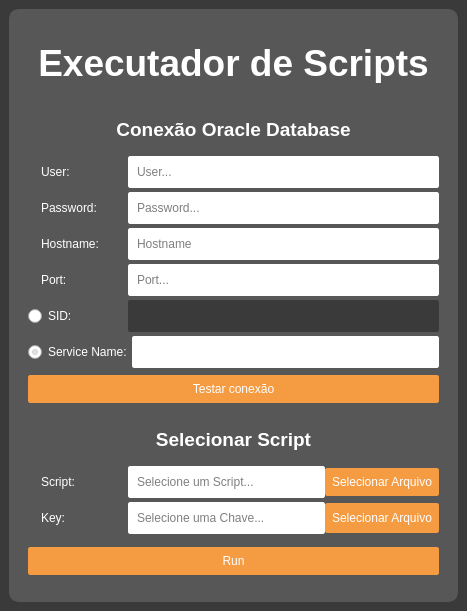
<?xml version="1.0" encoding="UTF-8"?>
<ui version="4.0">
 <class>MainWindow</class>
 <widget class="QMainWindow" name="MainWindow">
  <property name="geometry">
   <rect>
    <x>0</x>
    <y>0</y>
    <width>451</width>
    <height>611</height>
   </rect>
  </property>
  <property name="windowTitle">
   <string>MainWindow</string>
  </property>
  <widget class="QWidget" name="centralwidget">
   <property name="styleSheet">
    <string notr="true">#centralwidget {
	background-color: #3b3a3a
}

QFrame {
	background-color: #575757;
	padding: 5px;
	border: 5px solid #575757;
	border-radius: 10px
}

QLabel, QRadioButton {
	color: #fff
}

QLineEdit, QPushButton {
	padding: 6px
}

QLineEdit {
	border: 1px solid #fff;
	border-radius: 2px;
}

QLineEdit:disabled {
	background-color: #3b3a3a;
	border: 1px solid #3b3a3a;
}

QPushButton {
	background-color: #f59b42;
	border: 1px solid #f59b42;
	border-radius: 2px;
	color: #fff;
}

QPushButton:hover {
	background-color: orange;
	border: 1px solid orange;
}

#pushButtonTest {
	margin-top: 5px
}

</string>
   </property>
   <layout class="QGridLayout" name="gridLayout">
    <item row="0" column="0">
     <widget class="QFrame" name="frame">
      <property name="maximumSize">
       <size>
        <width>800</width>
        <height>16777215</height>
       </size>
      </property>
      <property name="frameShape">
       <enum>QFrame::Shape::StyledPanel</enum>
      </property>
      <property name="frameShadow">
       <enum>QFrame::Shadow::Raised</enum>
      </property>
      <layout class="QVBoxLayout" name="verticalLayout_6">
       <property name="spacing">
        <number>6</number>
       </property>
       <item>
        <widget class="QLabel" name="label">
         <property name="minimumSize">
          <size>
           <width>0</width>
           <height>60</height>
          </size>
         </property>
         <property name="maximumSize">
          <size>
           <width>16777215</width>
           <height>60</height>
          </size>
         </property>
         <property name="font">
          <font>
           <pointsize>28</pointsize>
           <bold>true</bold>
          </font>
         </property>
         <property name="text">
          <string>Executador de Scripts</string>
         </property>
         <property name="alignment">
          <set>Qt::AlignmentFlag::AlignCenter</set>
         </property>
        </widget>
       </item>
       <item>
        <layout class="QVBoxLayout" name="verticalLayout_3">
         <property name="spacing">
          <number>0</number>
         </property>
         <item>
          <widget class="QLabel" name="label_8">
           <property name="minimumSize">
            <size>
             <width>0</width>
             <height>50</height>
            </size>
           </property>
           <property name="maximumSize">
            <size>
             <width>16777215</width>
             <height>50</height>
            </size>
           </property>
           <property name="font">
            <font>
             <pointsize>14</pointsize>
             <bold>true</bold>
            </font>
           </property>
           <property name="text">
            <string>Conexão Oracle Database</string>
           </property>
           <property name="alignment">
            <set>Qt::AlignmentFlag::AlignCenter</set>
           </property>
           <property name="margin">
            <number>0</number>
           </property>
          </widget>
         </item>
         <item>
          <layout class="QHBoxLayout" name="horizontalLayout">
           <item>
            <widget class="QLabel" name="label_2">
             <property name="minimumSize">
              <size>
               <width>100</width>
               <height>36</height>
              </size>
             </property>
             <property name="maximumSize">
              <size>
               <width>16777215</width>
               <height>36</height>
              </size>
             </property>
             <property name="text">
              <string>User:</string>
             </property>
            </widget>
           </item>
           <item>
            <widget class="QLineEdit" name="lineEditUser">
             <property name="minimumSize">
              <size>
               <width>0</width>
               <height>32</height>
              </size>
             </property>
             <property name="maximumSize">
              <size>
               <width>16777215</width>
               <height>32</height>
              </size>
             </property>
             <property name="placeholderText">
              <string>User...</string>
             </property>
            </widget>
           </item>
          </layout>
         </item>
         <item>
          <layout class="QHBoxLayout" name="horizontalLayout_2">
           <item>
            <widget class="QLabel" name="label_3">
             <property name="minimumSize">
              <size>
               <width>100</width>
               <height>36</height>
              </size>
             </property>
             <property name="maximumSize">
              <size>
               <width>16777215</width>
               <height>36</height>
              </size>
             </property>
             <property name="text">
              <string>Password:</string>
             </property>
            </widget>
           </item>
           <item>
            <widget class="QLineEdit" name="lineEditPwd">
             <property name="minimumSize">
              <size>
               <width>0</width>
               <height>32</height>
              </size>
             </property>
             <property name="maximumSize">
              <size>
               <width>16777215</width>
               <height>32</height>
              </size>
             </property>
             <property name="placeholderText">
              <string>Password...</string>
             </property>
            </widget>
           </item>
          </layout>
         </item>
         <item>
          <layout class="QHBoxLayout" name="horizontalLayout_3">
           <item>
            <widget class="QLabel" name="label_4">
             <property name="minimumSize">
              <size>
               <width>100</width>
               <height>36</height>
              </size>
             </property>
             <property name="maximumSize">
              <size>
               <width>16777215</width>
               <height>36</height>
              </size>
             </property>
             <property name="text">
              <string>Hostname:</string>
             </property>
            </widget>
           </item>
           <item>
            <widget class="QLineEdit" name="lineEditHost">
             <property name="minimumSize">
              <size>
               <width>0</width>
               <height>32</height>
              </size>
             </property>
             <property name="maximumSize">
              <size>
               <width>16777215</width>
               <height>32</height>
              </size>
             </property>
             <property name="placeholderText">
              <string>Hostname</string>
             </property>
            </widget>
           </item>
          </layout>
         </item>
         <item>
          <layout class="QHBoxLayout" name="horizontalLayout_4">
           <item>
            <widget class="QLabel" name="label_5">
             <property name="minimumSize">
              <size>
               <width>100</width>
               <height>36</height>
              </size>
             </property>
             <property name="maximumSize">
              <size>
               <width>16777215</width>
               <height>36</height>
              </size>
             </property>
             <property name="text">
              <string>Port:</string>
             </property>
            </widget>
           </item>
           <item>
            <widget class="QLineEdit" name="lineEditPort">
             <property name="minimumSize">
              <size>
               <width>0</width>
               <height>32</height>
              </size>
             </property>
             <property name="maximumSize">
              <size>
               <width>16777215</width>
               <height>32</height>
              </size>
             </property>
             <property name="placeholderText">
              <string>Port...</string>
             </property>
            </widget>
           </item>
          </layout>
         </item>
         <item>
          <layout class="QHBoxLayout" name="horizontalLayout_5">
           <item>
            <widget class="QRadioButton" name="radioButtonSID">
             <property name="minimumSize">
              <size>
               <width>100</width>
               <height>36</height>
              </size>
             </property>
             <property name="maximumSize">
              <size>
               <width>16777215</width>
               <height>36</height>
              </size>
             </property>
             <property name="text">
              <string>SID:</string>
             </property>
            </widget>
           </item>
           <item>
            <widget class="QLineEdit" name="lineEditSID">
             <property name="enabled">
              <bool>false</bool>
             </property>
             <property name="minimumSize">
              <size>
               <width>0</width>
               <height>32</height>
              </size>
             </property>
             <property name="maximumSize">
              <size>
               <width>16777215</width>
               <height>32</height>
              </size>
             </property>
            </widget>
           </item>
          </layout>
         </item>
         <item>
          <layout class="QHBoxLayout" name="horizontalLayout_6">
           <item>
            <widget class="QRadioButton" name="radioButtonSerName">
             <property name="minimumSize">
              <size>
               <width>100</width>
               <height>36</height>
              </size>
             </property>
             <property name="maximumSize">
              <size>
               <width>16777215</width>
               <height>36</height>
              </size>
             </property>
             <property name="text">
              <string>Service Name:</string>
             </property>
             <property name="checked">
              <bool>true</bool>
             </property>
            </widget>
           </item>
           <item>
            <widget class="QLineEdit" name="lineEditSerName">
             <property name="enabled">
              <bool>true</bool>
             </property>
             <property name="minimumSize">
              <size>
               <width>0</width>
               <height>32</height>
              </size>
             </property>
             <property name="maximumSize">
              <size>
               <width>16777215</width>
               <height>32</height>
              </size>
             </property>
            </widget>
           </item>
          </layout>
         </item>
         <item>
          <widget class="QPushButton" name="pushButtonTest">
           <property name="text">
            <string>Testar conexão</string>
           </property>
          </widget>
         </item>
        </layout>
       </item>
       <item>
        <layout class="QVBoxLayout" name="verticalLayout_4">
         <property name="spacing">
          <number>0</number>
         </property>
         <item>
          <widget class="QLabel" name="label_9">
           <property name="minimumSize">
            <size>
             <width>0</width>
             <height>50</height>
            </size>
           </property>
           <property name="maximumSize">
            <size>
             <width>16777215</width>
             <height>50</height>
            </size>
           </property>
           <property name="font">
            <font>
             <pointsize>14</pointsize>
             <bold>true</bold>
            </font>
           </property>
           <property name="text">
            <string>Selecionar Script</string>
           </property>
           <property name="alignment">
            <set>Qt::AlignmentFlag::AlignCenter</set>
           </property>
          </widget>
         </item>
         <item>
          <layout class="QVBoxLayout" name="verticalLayout">
           <item>
            <layout class="QHBoxLayout" name="horizontalLayout_7">
             <item>
              <widget class="QLabel" name="label_6">
               <property name="minimumSize">
                <size>
                 <width>100</width>
                 <height>36</height>
                </size>
               </property>
               <property name="maximumSize">
                <size>
                 <width>16777215</width>
                 <height>36</height>
                </size>
               </property>
               <property name="text">
                <string>Script:</string>
               </property>
              </widget>
             </item>
             <item>
              <widget class="QLineEdit" name="lineEditScript">
               <property name="minimumSize">
                <size>
                 <width>0</width>
                 <height>32</height>
                </size>
               </property>
               <property name="maximumSize">
                <size>
                 <width>16777215</width>
                 <height>32</height>
                </size>
               </property>
               <property name="readOnly">
                <bool>true</bool>
               </property>
               <property name="placeholderText">
                <string>Selecione um Script...</string>
               </property>
              </widget>
             </item>
             <item>
              <widget class="QPushButton" name="pushButtonScript">
               <property name="text">
                <string>Selecionar Arquivo</string>
               </property>
              </widget>
             </item>
            </layout>
           </item>
          </layout>
         </item>
         <item>
          <layout class="QVBoxLayout" name="verticalLayout_2">
           <item>
            <layout class="QHBoxLayout" name="horizontalLayout_8">
             <item>
              <widget class="QLabel" name="label_7">
               <property name="minimumSize">
                <size>
                 <width>100</width>
                 <height>36</height>
                </size>
               </property>
               <property name="maximumSize">
                <size>
                 <width>16777215</width>
                 <height>36</height>
                </size>
               </property>
               <property name="text">
                <string>Key:</string>
               </property>
              </widget>
             </item>
             <item>
              <widget class="QLineEdit" name="lineEditKey">
               <property name="minimumSize">
                <size>
                 <width>0</width>
                 <height>32</height>
                </size>
               </property>
               <property name="maximumSize">
                <size>
                 <width>16777215</width>
                 <height>32</height>
                </size>
               </property>
               <property name="readOnly">
                <bool>true</bool>
               </property>
               <property name="placeholderText">
                <string>Selecione uma Chave...</string>
               </property>
              </widget>
             </item>
             <item>
              <widget class="QPushButton" name="pushButtonKey">
               <property name="minimumSize">
                <size>
                 <width>0</width>
                 <height>30</height>
                </size>
               </property>
               <property name="maximumSize">
                <size>
                 <width>16777215</width>
                 <height>30</height>
                </size>
               </property>
               <property name="text">
                <string>Selecionar Arquivo</string>
               </property>
              </widget>
             </item>
            </layout>
           </item>
          </layout>
         </item>
        </layout>
       </item>
       <item>
        <widget class="QPushButton" name="pushButton_4">
         <property name="text">
          <string>Run</string>
         </property>
        </widget>
       </item>
      </layout>
     </widget>
    </item>
   </layout>
  </widget>
 </widget>
 <resources/>
 <connections>
  <connection>
   <sender>radioButtonSID</sender>
   <signal>toggled(bool)</signal>
   <receiver>lineEditSID</receiver>
   <slot>setEnabled(bool)</slot>
   <hints>
    <hint type="sourcelabel">
     <x>93</x>
     <y>315</y>
    </hint>
    <hint type="destinationlabel">
     <x>475</x>
     <y>315</y>
    </hint>
   </hints>
  </connection>
  <connection>
   <sender>radioButtonSerName</sender>
   <signal>toggled(bool)</signal>
   <receiver>lineEditSerName</receiver>
   <slot>setEnabled(bool)</slot>
   <hints>
    <hint type="sourcelabel">
     <x>93</x>
     <y>353</y>
    </hint>
    <hint type="destinationlabel">
     <x>475</x>
     <y>353</y>
    </hint>
   </hints>
  </connection>
 </connections>
</ui>
